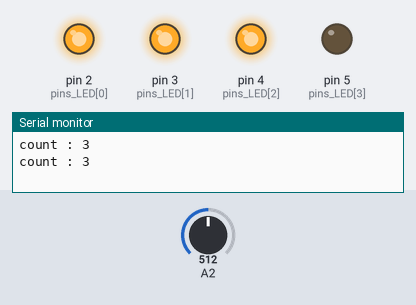
Recording of a sketch running on a simulated Arduino Uno, built with avr-gcc and run on an emulated ATmega328P. Parts: output pins drawn as LEDs (lit = HIGH), the last lines printed to the serial monitor. The inputs (shaded band) are chosen by the test bench; at power-on: A2 = 512.

Above: at 1.8 s.
1.9 s: A2 set to 483
At 2.3 s:
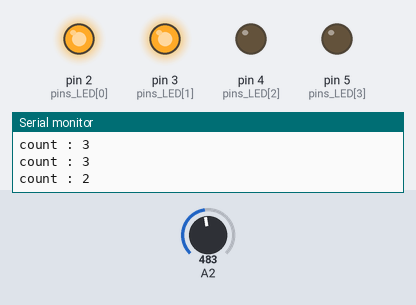
3.5 s: A2 set to 335
5.2 s: A2 set to 316
At 6.6 s:
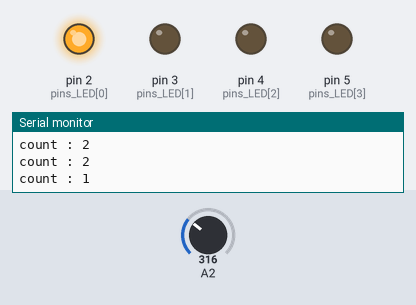
7.5 s: A2 set to 163
9.2 s: A2 set to 135
At 10.9 s:
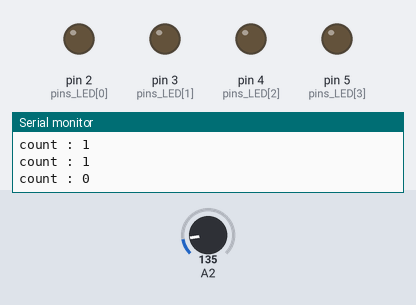
11.5 s: A2 set to 160
At 12.4 s:
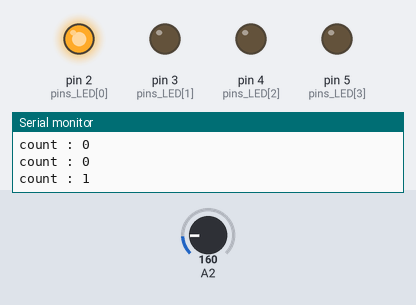
Timing chart, 0 to 14.5 s (numbered marks = the images above; inputs shaded):
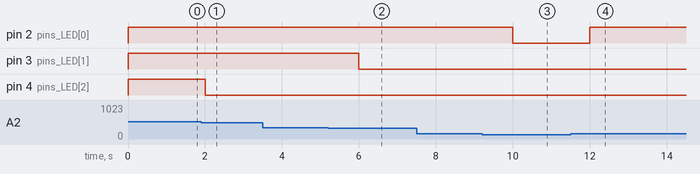

Measured:
- the behaviour switches between 500 and 499 on A2 (found by bisection; images 0 and 1)
- the behaviour switches between 325 and 324 on A2 (found by bisection; images 1 and 2)
- the behaviour switches between 150 and 149 on A2 (found by bisection; images 2 and 3)
- after the input at 1.9 s, pin 4 (pins_LED[2]): HIGH → LOW after 0.10 s
- after the input at 5.2 s, pin 3 (pins_LED[1]): HIGH → LOW after 0.80 s
- after the input at 9.2 s, pin 2 (pins_LED[0]): HIGH → LOW after 0.80 s
- after the input at 11.5 s, pin 2 (pins_LED[0]): LOW → HIGH after 0.50 s

The sketch:

hw7_1.ino
```cpp
int Illuminace = 56;
int pins_LED[]={2, 3, 4, 5};

void setup() {
  Serial.begin(9600);
  for(int i=0; i<4; i++){
    pinMode(pins_LED[i], OUTPUT);
    digitalWrite(pins_LED[i], LOW);
  }
}

void loop() {
  int count = 0;
  int adc = analogRead(56);

  if( adc < 150 ) count = 0;
  else if (adc < 325 ) count = 1;
  else if (adc < 500 ) count = 2;
  else if (adc < 675 ) count = 3;
  else count = 4;

  for(int i =0; i<4; i++){
    if(i < count)
      digitalWrite(pins_LED[i], HIGH);
    else
      digitalWrite(pins_LED[i], LOW);
  }
  Serial. println (String("count : ") + count);
  delay(1000);
}
```
